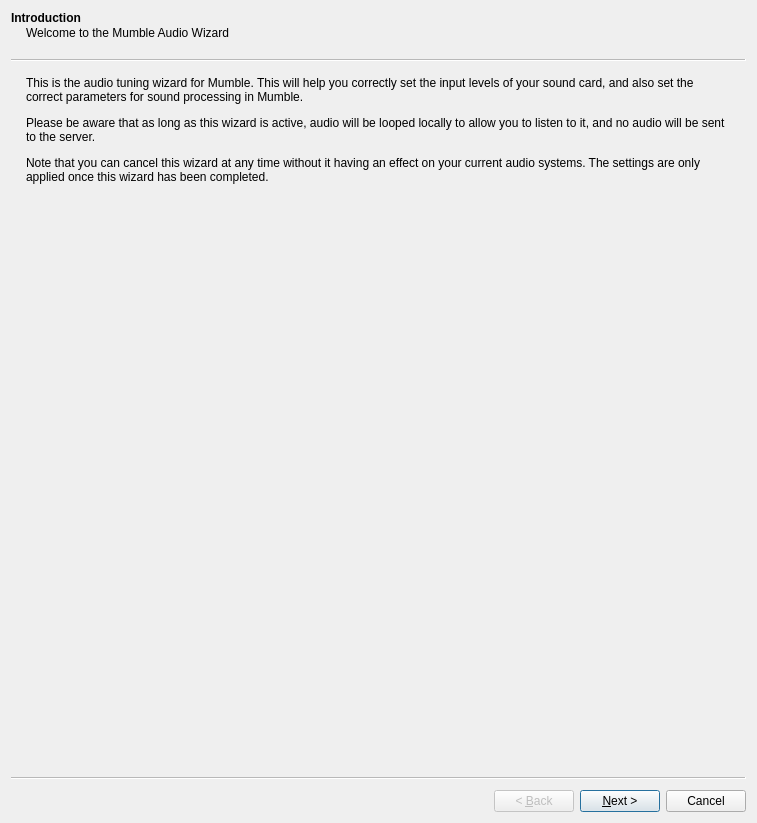
<?xml version="1.0" encoding="UTF-8"?>
<ui version="4.0">
 <class>AudioWizard</class>
 <widget class="QWizard" name="AudioWizard">
  <property name="geometry">
   <rect>
    <x>0</x>
    <y>0</y>
    <width>757</width>
    <height>823</height>
   </rect>
  </property>
  <property name="windowTitle">
   <string>Audio Tuning Wizard</string>
  </property>
  <property name="wizardStyle">
   <enum>QWizard::ClassicStyle</enum>
  </property>
  <widget class="CompletablePage" name="qwpIntro">
   <property name="title">
    <string>Introduction</string>
   </property>
   <property name="subTitle">
    <string>Welcome to the Mumble Audio Wizard</string>
   </property>
   <layout class="QVBoxLayout" name="verticalLayout">
    <item>
     <widget class="QLabel" name="label">
      <property name="text">
       <string>&lt;html&gt;&lt;head/&gt;&lt;body&gt;&lt;p&gt;This is the audio tuning wizard for Mumble. This will help you correctly set the input levels of your sound card, and also set the correct parameters for sound processing in Mumble. &lt;/p&gt;&lt;p&gt;Please be aware that as long as this wizard is active, audio will be looped locally to allow you to listen to it, and no audio will be sent to the server. &lt;/p&gt;&lt;p&gt;Note that you can cancel this wizard at any time without it having an effect on your current audio systems. The settings are only applied once this wizard has been completed.&lt;/p&gt;&lt;/body&gt;&lt;/html&gt;</string>
      </property>
      <property name="wordWrap">
       <bool>true</bool>
      </property>
      <property name="textInteractionFlags">
       <set>Qt::LinksAccessibleByMouse|Qt::TextSelectableByMouse</set>
      </property>
     </widget>
    </item>
    <item>
     <spacer name="verticalSpacer_3">
      <property name="orientation">
       <enum>Qt::Vertical</enum>
      </property>
      <property name="sizeHint" stdset="0">
       <size>
        <width>20</width>
        <height>291</height>
       </size>
      </property>
     </spacer>
    </item>
   </layout>
  </widget>
  <widget class="CompletablePage" name="qwpDevice">
   <property name="title">
    <string>Device selection</string>
   </property>
   <property name="subTitle">
    <string>Selecting the input and output device to use with Mumble.</string>
   </property>
   <layout class="QVBoxLayout" name="verticalLayout_2">
    <item>
     <widget class="QGroupBox" name="qgbInput">
      <property name="title">
       <string>Input Device</string>
      </property>
      <layout class="QGridLayout" name="gridLayout_2">
       <item row="0" column="0" colspan="2">
        <widget class="QLabel" name="qliInputText">
         <property name="text">
          <string>This is the device your microphone is connected to.</string>
         </property>
         <property name="wordWrap">
          <bool>true</bool>
         </property>
        </widget>
       </item>
       <item row="1" column="0">
        <widget class="QLabel" name="qliInput">
         <property name="text">
          <string>System</string>
         </property>
         <property name="buddy">
          <cstring>qcbInput</cstring>
         </property>
        </widget>
       </item>
       <item row="1" column="1">
        <widget class="MUComboBox" name="qcbInput">
         <property name="toolTip">
          <string>Input method for audio</string>
         </property>
         <property name="whatsThis">
          <string>&lt;b&gt;This is the input method to use for audio.&lt;/b&gt;</string>
         </property>
         <property name="accessibleName">
          <string>Audio input system</string>
         </property>
        </widget>
       </item>
       <item row="2" column="0">
        <widget class="QLabel" name="qliInputDevice">
         <property name="text">
          <string>Device</string>
         </property>
         <property name="buddy">
          <cstring>qcbInputDevice</cstring>
         </property>
        </widget>
       </item>
       <item row="2" column="1">
        <widget class="MUComboBox" name="qcbInputDevice">
         <property name="toolTip">
          <string>Input device to use</string>
         </property>
         <property name="whatsThis">
          <string>&lt;b&gt;Selects which sound card to use for audio input.&lt;/b&gt;</string>
         </property>
         <property name="accessibleName">
          <string>Audio input device</string>
         </property>
        </widget>
       </item>
       <item row="3" column="1">
        <widget class="QCheckBox" name="qcbEcho">
         <property name="toolTip">
          <string>Cancel echo from headset or speakers</string>
         </property>
         <property name="whatsThis">
          <string>This enables echo cancellation of outgoing audio, which helps both on speakers and on headsets.</string>
         </property>
         <property name="text">
          <string>Use echo cancellation</string>
         </property>
        </widget>
       </item>
      </layout>
     </widget>
    </item>
    <item>
     <widget class="QGroupBox" name="qgbOutput">
      <property name="accessibleName">
       <string>Select audio output device</string>
      </property>
      <property name="title">
       <string>Output Device</string>
      </property>
      <layout class="QGridLayout" name="gridLayout">
       <item row="0" column="0" colspan="2">
        <widget class="QLabel" name="qliOutputText">
         <property name="text">
          <string>This is the device your speakers or headphones are connected to.</string>
         </property>
         <property name="wordWrap">
          <bool>true</bool>
         </property>
        </widget>
       </item>
       <item row="1" column="0">
        <widget class="QLabel" name="qliOutput">
         <property name="text">
          <string>System</string>
         </property>
         <property name="buddy">
          <cstring>qcbOutput</cstring>
         </property>
        </widget>
       </item>
       <item row="1" column="1">
        <widget class="MUComboBox" name="qcbOutput">
         <property name="toolTip">
          <string>Output method for audio</string>
         </property>
         <property name="whatsThis">
          <string>&lt;b&gt;This is the Output method to use for audio.&lt;/b&gt;</string>
         </property>
         <property name="accessibleName">
          <string>Audio output system</string>
         </property>
        </widget>
       </item>
       <item row="2" column="0">
        <widget class="QLabel" name="qliOutputDevice">
         <property name="text">
          <string>Device</string>
         </property>
         <property name="buddy">
          <cstring>qcbOutputDevice</cstring>
         </property>
        </widget>
       </item>
       <item row="2" column="1">
        <widget class="MUComboBox" name="qcbOutputDevice">
         <property name="toolTip">
          <string>Output device to use</string>
         </property>
         <property name="whatsThis">
          <string>&lt;b&gt;Selects which sound card to use for audio Output.&lt;/b&gt;</string>
         </property>
         <property name="accessibleName">
          <string>Audio output device</string>
         </property>
        </widget>
       </item>
       <item row="3" column="1">
        <widget class="QCheckBox" name="qcbPositional">
         <property name="toolTip">
          <string>Allows positioning of sound</string>
         </property>
         <property name="whatsThis">
          <string>This allows Mumble to use positional audio to place voices.</string>
         </property>
         <property name="accessibleDescription">
          <string>The Mumble positional audio system enables users to link the relative position of their voice to third party applications such as games.</string>
         </property>
         <property name="text">
          <string>Enable positional audio</string>
         </property>
        </widget>
       </item>
       <item row="4" column="1">
        <widget class="QCheckBox" name="qcbAttenuateOthers">
         <property name="toolTip">
          <string>Enables attenuation of other applications while users talk to you</string>
         </property>
         <property name="whatsThis">
          <string>Enables attenuation of other applications while users talk to you. This means that as soon someone starts to speak to you in Mumble, the sound of all other applications (like audio players) will get attenuated so you can hear them more clearly.</string>
         </property>
         <property name="text">
          <string>Attenuate applications while other users talk</string>
         </property>
        </widget>
       </item>
      </layout>
     </widget>
    </item>
    <item>
     <spacer name="verticalSpacer">
      <property name="orientation">
       <enum>Qt::Vertical</enum>
      </property>
      <property name="sizeHint" stdset="0">
       <size>
        <width>20</width>
        <height>105</height>
       </size>
      </property>
     </spacer>
    </item>
   </layout>
  </widget>
  <widget class="CompletablePage" name="qwpDeviceTuning">
   <property name="title">
    <string>Device tuning</string>
   </property>
   <property name="subTitle">
    <string>Changing hardware output delays to their minimum value.</string>
   </property>
   <layout class="QGridLayout" name="gridLayout_3">
    <item row="0" column="0" colspan="3">
     <widget class="QLabel" name="qliDeviceTuningText">
      <property name="text">
       <string>&lt;p&gt;
To keep latency to an absolute minimum, it's important to buffer as little audio as possible on the soundcard. However, many soundcards report that they require a much smaller buffer than what they can actually work with, so the only way to set this value is to try and fail.
&lt;/p&gt;
&lt;p&gt;
You should hear a voice sample. Change the slider below to the lowest value which gives &lt;b&gt;no&lt;/b&gt; interruptions or jitter in the sound. Please note that local echo is disabled during this test.
&lt;/p&gt;
</string>
      </property>
      <property name="wordWrap">
       <bool>true</bool>
      </property>
      <property name="textInteractionFlags">
       <set>Qt::LinksAccessibleByMouse|Qt::TextSelectableByMouse</set>
      </property>
     </widget>
    </item>
    <item row="1" column="0">
     <widget class="SemanticSlider" name="qsOutputDelay">
      <property name="sizePolicy">
       <sizepolicy hsizetype="Expanding" vsizetype="Fixed">
        <horstretch>1</horstretch>
        <verstretch>0</verstretch>
       </sizepolicy>
      </property>
      <property name="toolTip">
       <string>Amount of data to buffer</string>
      </property>
      <property name="whatsThis">
       <string>This sets the amount of data to pre-buffer in the output buffer. Experiment with different values and set it to the lowest which doesn't cause rapid jitter in the sound.</string>
      </property>
      <property name="accessibleName">
       <string>Output delay for incoming speech</string>
      </property>
      <property name="minimum">
       <number>1</number>
      </property>
      <property name="maximum">
       <number>6</number>
      </property>
      <property name="pageStep">
       <number>2</number>
      </property>
      <property name="orientation">
       <enum>Qt::Horizontal</enum>
      </property>
     </widget>
    </item>
    <item row="1" column="1">
     <widget class="QLabel" name="qlOutputDelay">
      <property name="minimumSize">
       <size>
        <width>30</width>
        <height>0</height>
       </size>
      </property>
      <property name="text">
       <string/>
      </property>
      <property name="buddy">
       <cstring>qsOutputDelay</cstring>
      </property>
     </widget>
    </item>
    <item row="2" column="0" colspan="2">
     <spacer name="verticalSpacer_2">
      <property name="orientation">
       <enum>Qt::Vertical</enum>
      </property>
      <property name="sizeHint" stdset="0">
       <size>
        <width>20</width>
        <height>431</height>
       </size>
      </property>
     </spacer>
    </item>
   </layout>
  </widget>
  <widget class="CompletablePage" name="qwpVolume">
   <property name="title">
    <string>Volume tuning</string>
   </property>
   <property name="subTitle">
    <string>Tuning microphone hardware volume to optimal settings.</string>
   </property>
   <layout class="QVBoxLayout" name="verticalLayout_3">
    <item>
     <widget class="QLabel" name="qliVolumeTuningText">
      <property name="text">
       <string>&lt;p&gt;
Open your sound control panel and go to the recording settings. Make sure the microphone is selected as active input with maximum recording volume. If there's an option to enable a &quot;Microphone boost&quot; make sure it's checked.
&lt;/p&gt;
&lt;p&gt;
Speak loudly, as when you are annoyed or excited. Decrease the volume in the sound control panel until the bar below stays as high as possible in the blue and green but &lt;b&gt;not&lt;/b&gt; the red zone while you speak.
&lt;/p&gt;
</string>
      </property>
      <property name="wordWrap">
       <bool>true</bool>
      </property>
      <property name="textInteractionFlags">
       <set>Qt::LinksAccessibleByMouse|Qt::TextSelectableByMouse</set>
      </property>
     </widget>
    </item>
    <item>
     <widget class="QLabel" name="qliVolumeTuningTextHC">
      <property name="text">
       <string comment="For high contrast mode">&lt;p&gt;
Open your sound control panel and go to the recording settings. Make sure the microphone is selected as active input with maximum recording volume. If there's an option to enable a &quot;Microphone boost&quot; make sure it's checked.
&lt;/p&gt;
&lt;p&gt;
Speak loudly, as when you are annoyed or excited. Decrease the volume in the sound control panel until the bar below stays as high as possible in the striped and the empty but &lt;b&gt;not&lt;/b&gt; the crisscrossed zone while you speak.
&lt;/p&gt;
</string>
      </property>
      <property name="wordWrap">
       <bool>true</bool>
      </property>
      <property name="textInteractionFlags">
       <set>Qt::LinksAccessibleByMouse|Qt::TextSelectableByMouse</set>
      </property>
     </widget>
    </item>
    <item>
     <widget class="AudioBar" name="abAmplify" native="true">
      <property name="minimumSize">
       <size>
        <width>0</width>
        <height>30</height>
       </size>
      </property>
     </widget>
    </item>
    <item>
     <widget class="QLabel" name="qliAmpTuningText">
      <property name="text">
       <string>Now talk softly, as you would when talking late at night and you don't want to disturb anyone. Adjust the slider below so that the bar moves into green when you talk, but stays blue while you're silent.</string>
      </property>
      <property name="wordWrap">
       <bool>true</bool>
      </property>
      <property name="textInteractionFlags">
       <set>Qt::LinksAccessibleByMouse|Qt::TextSelectableByMouse</set>
      </property>
     </widget>
    </item>
    <item>
     <widget class="QLabel" name="qliAmpTuningTextHC">
      <property name="enabled">
       <bool>true</bool>
      </property>
      <property name="text">
       <string comment="For high contrast mode">Now talk softly, as you would when talking late at night and you don't want to disturb anyone. Adjust the slider below so that the bar moves into empty zone when you talk, but stays in the striped one while you're silent.</string>
      </property>
      <property name="wordWrap">
       <bool>true</bool>
      </property>
      <property name="textInteractionFlags">
       <set>Qt::LinksAccessibleByMouse|Qt::TextSelectableByMouse</set>
      </property>
     </widget>
    </item>
    <item>
     <widget class="SemanticSlider" name="qsMaxAmp">
      <property name="toolTip">
       <string>Maximum amplification of input sound</string>
      </property>
      <property name="accessibleName">
       <string>Maximum amplification</string>
      </property>
      <property name="accessibleDescription">
       <string>Speech is dynamically amplified by at most this amount</string>
      </property>
      <property name="maximum">
       <number>32767</number>
      </property>
      <property name="singleStep">
       <number>100</number>
      </property>
      <property name="pageStep">
       <number>1000</number>
      </property>
      <property name="orientation">
       <enum>Qt::Horizontal</enum>
      </property>
     </widget>
    </item>
    <item>
     <spacer name="verticalSpacer_4">
      <property name="orientation">
       <enum>Qt::Vertical</enum>
      </property>
      <property name="sizeHint" stdset="0">
       <size>
        <width>20</width>
        <height>552</height>
       </size>
      </property>
     </spacer>
    </item>
    <item>
     <layout class="QHBoxLayout" name="horizontalLayout_2">
      <item>
       <spacer name="horizontalSpacer">
        <property name="orientation">
         <enum>Qt::Horizontal</enum>
        </property>
        <property name="sizeHint" stdset="0">
         <size>
          <width>40</width>
          <height>20</height>
         </size>
        </property>
       </spacer>
      </item>
      <item>
       <widget class="QCheckBox" name="qcbHighContrast">
        <property name="toolTip">
         <string>Apply some high contrast optimizations for visually impaired users</string>
        </property>
        <property name="text">
         <string>Use high contrast graphics</string>
        </property>
       </widget>
      </item>
     </layout>
    </item>
   </layout>
  </widget>
  <widget class="CompletablePage" name="qwpTrigger">
   <property name="title">
    <string>Voice Activity Detection</string>
   </property>
   <property name="subTitle">
    <string>Letting Mumble figure out when you're talking and when you're silent.</string>
   </property>
   <layout class="QGridLayout" name="gridLayout_4">
    <item row="0" column="0" colspan="2">
     <widget class="QLabel" name="qliVADText">
      <property name="text">
       <string>This will help Mumble figure out when you are talking. The first step is selecting which data value to use.</string>
      </property>
      <property name="wordWrap">
       <bool>true</bool>
      </property>
      <property name="textInteractionFlags">
       <set>Qt::LinksAccessibleByMouse|Qt::TextSelectableByMouse</set>
      </property>
     </widget>
    </item>
    <item row="1" column="1" rowspan="4">
     <widget class="QLabel" name="qlTalkIcon">
      <property name="minimumSize">
       <size>
        <width>64</width>
        <height>64</height>
       </size>
      </property>
      <property name="text">
       <string/>
      </property>
     </widget>
    </item>
    <item row="5" column="0" colspan="2">
     <widget class="QWidget" name="qwVAD" native="true">
      <layout class="QVBoxLayout" name="verticalLayout_6">
       <property name="leftMargin">
        <number>0</number>
       </property>
       <property name="topMargin">
        <number>0</number>
       </property>
       <property name="rightMargin">
        <number>0</number>
       </property>
       <property name="bottomMargin">
        <number>0</number>
       </property>
       <item>
        <widget class="AudioBar" name="abVAD" native="true">
         <property name="minimumSize">
          <size>
           <width>0</width>
           <height>30</height>
          </size>
         </property>
        </widget>
       </item>
       <item>
        <widget class="QLabel" name="qliVadTuningText">
         <property name="text">
          <string>Next you need to adjust the following slider. The first few utterances you say should end up in the green area (definitive speech). While talking, you should stay inside the yellow (might be speech) and when you're not talking, everything should be in the red (definitively not speech).</string>
         </property>
         <property name="wordWrap">
          <bool>true</bool>
         </property>
         <property name="textInteractionFlags">
          <set>Qt::LinksAccessibleByMouse|Qt::TextSelectableByMouse</set>
         </property>
        </widget>
       </item>
       <item>
        <widget class="QLabel" name="qliVadTuningTextHC">
         <property name="text">
          <string comment="For high contrast mode">Next you need to adjust the following slider. The first few utterances you say should end up in the empty area (definitive speech). While talking, you should stay inside the striped (might be speech) and when you're not talking, everything should be in the crisscrossed (definitively not speech).</string>
         </property>
         <property name="wordWrap">
          <bool>true</bool>
         </property>
         <property name="textInteractionFlags">
          <set>Qt::LinksAccessibleByMouse|Qt::TextSelectableByMouse</set>
         </property>
        </widget>
       </item>
       <item>
        <widget class="SemanticSlider" name="qsVAD">
         <property name="accessibleName">
          <string>Voice activity detection level</string>
         </property>
         <property name="accessibleDescription">
          <string>This will set the range in which Mumble will consider a signal speech. Increase value to make voice activation more sensitive.</string>
         </property>
         <property name="minimum">
          <number>1</number>
         </property>
         <property name="maximum">
          <number>32767</number>
         </property>
         <property name="singleStep">
          <number>100</number>
         </property>
         <property name="pageStep">
          <number>1000</number>
         </property>
         <property name="orientation">
          <enum>Qt::Horizontal</enum>
         </property>
        </widget>
       </item>
      </layout>
     </widget>
    </item>
    <item row="6" column="0">
     <spacer name="verticalSpacer_7">
      <property name="orientation">
       <enum>Qt::Vertical</enum>
      </property>
      <property name="sizeHint" stdset="0">
       <size>
        <width>20</width>
        <height>40</height>
       </size>
      </property>
     </spacer>
    </item>
    <item row="4" column="0">
     <layout class="QVBoxLayout" name="verticalLayout_7">
      <item>
       <layout class="QHBoxLayout" name="horizontalLayout">
        <item>
         <widget class="QRadioButton" name="qrPTT">
          <property name="sizePolicy">
           <sizepolicy hsizetype="Maximum" vsizetype="Fixed">
            <horstretch>0</horstretch>
            <verstretch>0</verstretch>
           </sizepolicy>
          </property>
          <property name="accessibleName">
           <string>Push to talk</string>
          </property>
          <property name="accessibleDescription">
           <string>Use the &quot;push to talk shortcut&quot; button to assign a key</string>
          </property>
          <property name="text">
           <string>Push To Talk:</string>
          </property>
         </widget>
        </item>
        <item>
         <widget class="QPushButton" name="qpbPTT">
          <property name="toolTip">
           <string>Set push to talk shortcut</string>
          </property>
          <property name="accessibleName">
           <string>Set push to talk shortcut</string>
          </property>
          <property name="accessibleDescription">
           <string>This will open a shortcut edit dialog</string>
          </property>
         </widget>
        </item>
       </layout>
      </item>
      <item>
       <widget class="QRadioButton" name="qrAmplitude">
        <property name="sizePolicy">
         <sizepolicy hsizetype="Maximum" vsizetype="Fixed">
          <horstretch>0</horstretch>
          <verstretch>0</verstretch>
         </sizepolicy>
        </property>
        <property name="text">
         <string>Raw amplitude from input</string>
        </property>
       </widget>
      </item>
      <item>
       <widget class="QRadioButton" name="qrSNR">
        <property name="sizePolicy">
         <sizepolicy hsizetype="Maximum" vsizetype="Fixed">
          <horstretch>0</horstretch>
          <verstretch>0</verstretch>
         </sizepolicy>
        </property>
        <property name="text">
         <string>Signal-To-Noise ratio</string>
        </property>
       </widget>
      </item>
     </layout>
    </item>
   </layout>
  </widget>
  <widget class="CompletablePage" name="qwpSettings">
   <property name="title">
    <string>Quality &amp; Notifications</string>
   </property>
   <property name="subTitle">
    <string>Adjust quality and notification settings.</string>
   </property>
   <layout class="QVBoxLayout" name="verticalLayout_9">
    <item>
     <widget class="QGroupBox" name="qgbQuality">
      <property name="sizePolicy">
       <sizepolicy hsizetype="Preferred" vsizetype="Preferred">
        <horstretch>0</horstretch>
        <verstretch>0</verstretch>
       </sizepolicy>
      </property>
      <property name="title">
       <string>Quality settings</string>
      </property>
      <layout class="QFormLayout" name="formLayout">
       <property name="fieldGrowthPolicy">
        <enum>QFormLayout::AllNonFixedFieldsGrow</enum>
       </property>
       <property name="labelAlignment">
        <set>Qt::AlignLeading|Qt::AlignLeft|Qt::AlignVCenter</set>
       </property>
       <item row="0" column="0">
        <widget class="QRadioButton" name="qrbQualityLow">
         <property name="sizePolicy">
          <sizepolicy hsizetype="Preferred" vsizetype="Fixed">
           <horstretch>0</horstretch>
           <verstretch>0</verstretch>
          </sizepolicy>
         </property>
         <property name="text">
          <string>Low</string>
         </property>
        </widget>
       </item>
       <item row="0" column="1">
        <widget class="QLabel" name="qlQualityLow">
         <property name="text">
          <string>In this configuration Mumble will use a &lt;b&gt;low amount of bandwidth&lt;/b&gt;. This will inevitably result in high latency and poor quality. Choose this only if your connection cannot handle the other settings. (16kbit/s, 60ms per packet)</string>
         </property>
         <property name="wordWrap">
          <bool>true</bool>
         </property>
         <property name="textInteractionFlags">
          <set>Qt::LinksAccessibleByMouse|Qt::TextSelectableByMouse</set>
         </property>
        </widget>
       </item>
       <item row="1" column="0">
        <widget class="QRadioButton" name="qrbQualityBalanced">
         <property name="sizePolicy">
          <sizepolicy hsizetype="Preferred" vsizetype="Fixed">
           <horstretch>0</horstretch>
           <verstretch>0</verstretch>
          </sizepolicy>
         </property>
         <property name="text">
          <string>Balanced</string>
         </property>
         <property name="checked">
          <bool>true</bool>
         </property>
        </widget>
       </item>
       <item row="1" column="1">
        <widget class="QLabel" name="qlQualityBalanced">
         <property name="text">
          <string>This is the &lt;b&gt;recommended default&lt;/b&gt; configuration. It provides a good balance between quality, latency, and bandwidth usage. (40kbit/s, 20ms per packet)</string>
         </property>
         <property name="wordWrap">
          <bool>true</bool>
         </property>
         <property name="textInteractionFlags">
          <set>Qt::LinksAccessibleByMouse|Qt::TextSelectableByMouse</set>
         </property>
        </widget>
       </item>
       <item row="2" column="0">
        <widget class="QRadioButton" name="qrbQualityUltra">
         <property name="sizePolicy">
          <sizepolicy hsizetype="Preferred" vsizetype="Fixed">
           <horstretch>0</horstretch>
           <verstretch>0</verstretch>
          </sizepolicy>
         </property>
         <property name="text">
          <string>High</string>
         </property>
        </widget>
       </item>
       <item row="2" column="1">
        <widget class="QLabel" name="qlQualityUltra">
         <property name="text">
          <string>This configuration is only recommended for use in setups where bandwidth is not an issue, like a LAN. It provides the lowest latency supported by Mumble and &lt;b&gt;high quality&lt;/b&gt;. (72kbit/s, 10ms per packet)</string>
         </property>
         <property name="wordWrap">
          <bool>true</bool>
         </property>
         <property name="textInteractionFlags">
          <set>Qt::LinksAccessibleByMouse|Qt::TextSelectableByMouse</set>
         </property>
        </widget>
       </item>
       <item row="3" column="0">
        <widget class="QRadioButton" name="qrbQualityCustom">
         <property name="text">
          <string>Custom</string>
         </property>
        </widget>
       </item>
       <item row="3" column="1">
        <widget class="QLabel" name="qlQualityCustom">
         <property name="text">
          <string>You already set a customized quality configuration in Mumble. Select this setting to keep it.</string>
         </property>
         <property name="textInteractionFlags">
          <set>Qt::LinksAccessibleByMouse|Qt::TextSelectableByMouse</set>
         </property>
        </widget>
       </item>
      </layout>
     </widget>
    </item>
    <item>
     <widget class="QGroupBox" name="qgbNotifications">
      <property name="title">
       <string>Notification settings</string>
      </property>
      <layout class="QVBoxLayout" name="verticalLayout_10">
       <item>
        <widget class="QRadioButton" name="qrbNotificationTTS">
         <property name="text">
          <string>Use Text-To-Speech to read notifications and messages to you.</string>
         </property>
         <property name="checked">
          <bool>true</bool>
         </property>
        </widget>
       </item>
       <item>
        <widget class="QRadioButton" name="qrbNotificationSounds">
         <property name="text">
          <string>Disable Text-To-Speech and use sounds instead.</string>
         </property>
        </widget>
       </item>
       <item>
        <widget class="QRadioButton" name="qrbNotificationCustom">
         <property name="text">
          <string>Keep custom Text-To-Speech settings.</string>
         </property>
        </widget>
       </item>
      </layout>
     </widget>
    </item>
    <item>
     <spacer name="verticalSpacer_8">
      <property name="orientation">
       <enum>Qt::Vertical</enum>
      </property>
      <property name="sizeHint" stdset="0">
       <size>
        <width>20</width>
        <height>40</height>
       </size>
      </property>
     </spacer>
    </item>
   </layout>
  </widget>
  <widget class="CompletablePage" name="qwpPositional">
   <property name="title">
    <string>Positional Audio</string>
   </property>
   <property name="subTitle">
    <string>Adjusting attenuation of positional audio.</string>
   </property>
   <layout class="QVBoxLayout" name="verticalLayout_5">
    <item>
     <widget class="QLabel" name="qliPositionalText">
      <property name="text">
       <string>&lt;html&gt;&lt;head/&gt;&lt;body&gt;&lt;p&gt;Mumble supports positional audio for some games, and will position the voice of other users relative to their position in game. Depending on their position, the volume of the voice will be changed between the speakers to simulate the direction and distance the other user is at. Such positioning depends on your speaker configuration being correct in your operating system, so a test is done here. &lt;/p&gt;&lt;p&gt;The graph below shows the position of &lt;span style=&quot; color:#56b4e9;&quot;&gt;you&lt;/span&gt;, the &lt;span style=&quot; color:#d55e00;&quot;&gt;speakers&lt;/span&gt; and a &lt;span style=&quot; color:#009e73;&quot;&gt;moving sound source&lt;/span&gt; as if seen from above. You should hear the audio move between the channels. &lt;/p&gt;&lt;p&gt;You can also use your mouse to position the &lt;span style=&quot; color:#009e73;&quot;&gt;sound source&lt;/span&gt; manually.&lt;/p&gt;&lt;/body&gt;&lt;/html&gt;</string>
      </property>
      <property name="wordWrap">
       <bool>true</bool>
      </property>
      <property name="textInteractionFlags">
       <set>Qt::LinksAccessibleByMouse|Qt::TextSelectableByMouse</set>
      </property>
     </widget>
    </item>
    <item>
     <widget class="QCheckBox" name="qcbHeadphone">
      <property name="toolTip">
       <string>Use headphones instead of speakers</string>
      </property>
      <property name="whatsThis">
       <string>This ignores the OS speaker configuration and configures the positioning for headphones instead.</string>
      </property>
      <property name="text">
       <string>Use headphones</string>
      </property>
     </widget>
    </item>
    <item>
     <widget class="QGraphicsView" name="qgvView">
      <property name="accessibleName">
       <string>Graphical positional audio simulation view</string>
      </property>
      <property name="accessibleDescription">
       <string>This visually represents the positional audio that is currently being played</string>
      </property>
     </widget>
    </item>
    <item>
     <spacer name="verticalSpacer_6">
      <property name="orientation">
       <enum>Qt::Vertical</enum>
      </property>
      <property name="sizeHint" stdset="0">
       <size>
        <width>20</width>
        <height>41</height>
       </size>
      </property>
     </spacer>
    </item>
   </layout>
  </widget>
  <widget class="CompletablePage" name="qwpDone">
   <property name="title">
    <string>Finished</string>
   </property>
   <property name="subTitle">
    <string>Enjoy using Mumble</string>
   </property>
   <layout class="QVBoxLayout" name="verticalLayout_4">
    <item>
     <widget class="QLabel" name="qlDone">
      <property name="text">
       <string>&lt;p&gt;
Congratulations. You should now be ready to enjoy a richer sound experience with Mumble.
&lt;/p&gt;
</string>
      </property>
      <property name="wordWrap">
       <bool>true</bool>
      </property>
      <property name="textInteractionFlags">
       <set>Qt::LinksAccessibleByMouse|Qt::TextSelectableByMouse</set>
      </property>
     </widget>
    </item>
    <item>
     <spacer name="verticalSpacer_5">
      <property name="orientation">
       <enum>Qt::Vertical</enum>
      </property>
      <property name="sizeHint" stdset="0">
       <size>
        <width>20</width>
        <height>267</height>
       </size>
      </property>
     </spacer>
    </item>
   </layout>
  </widget>
 </widget>
 <customwidgets>
  <customwidget>
   <class>CompletablePage</class>
   <extends>QWizardPage</extends>
   <header>CompletablePage.h</header>
   <container>1</container>
  </customwidget>
  <customwidget>
   <class>AudioBar</class>
   <extends>QWidget</extends>
   <header>AudioStats.h</header>
   <container>1</container>
  </customwidget>
  <customwidget>
   <class>MUComboBox</class>
   <extends>QComboBox</extends>
   <header>widgets/MUComboBox.h</header>
  </customwidget>
  <customwidget>
   <class>SemanticSlider</class>
   <extends>QSlider</extends>
   <header>widgets/SemanticSlider.h</header>
  </customwidget>
 </customwidgets>
 <tabstops>
  <tabstop>qcbInput</tabstop>
  <tabstop>qcbInputDevice</tabstop>
  <tabstop>qcbEcho</tabstop>
  <tabstop>qcbOutput</tabstop>
  <tabstop>qcbOutputDevice</tabstop>
  <tabstop>qcbPositional</tabstop>
  <tabstop>qcbAttenuateOthers</tabstop>
  <tabstop>qsOutputDelay</tabstop>
  <tabstop>qsMaxAmp</tabstop>
  <tabstop>qcbHighContrast</tabstop>
  <tabstop>qrPTT</tabstop>
  <tabstop>qpbPTT</tabstop>
  <tabstop>qrAmplitude</tabstop>
  <tabstop>qrSNR</tabstop>
  <tabstop>qsVAD</tabstop>
  <tabstop>qrbQualityLow</tabstop>
  <tabstop>qrbQualityBalanced</tabstop>
  <tabstop>qrbQualityUltra</tabstop>
  <tabstop>qrbQualityCustom</tabstop>
  <tabstop>qrbNotificationTTS</tabstop>
  <tabstop>qrbNotificationSounds</tabstop>
  <tabstop>qrbNotificationCustom</tabstop>
  <tabstop>qcbHeadphone</tabstop>
  <tabstop>qgvView</tabstop>
 </tabstops>
 <resources/>
 <connections/>
</ui>
